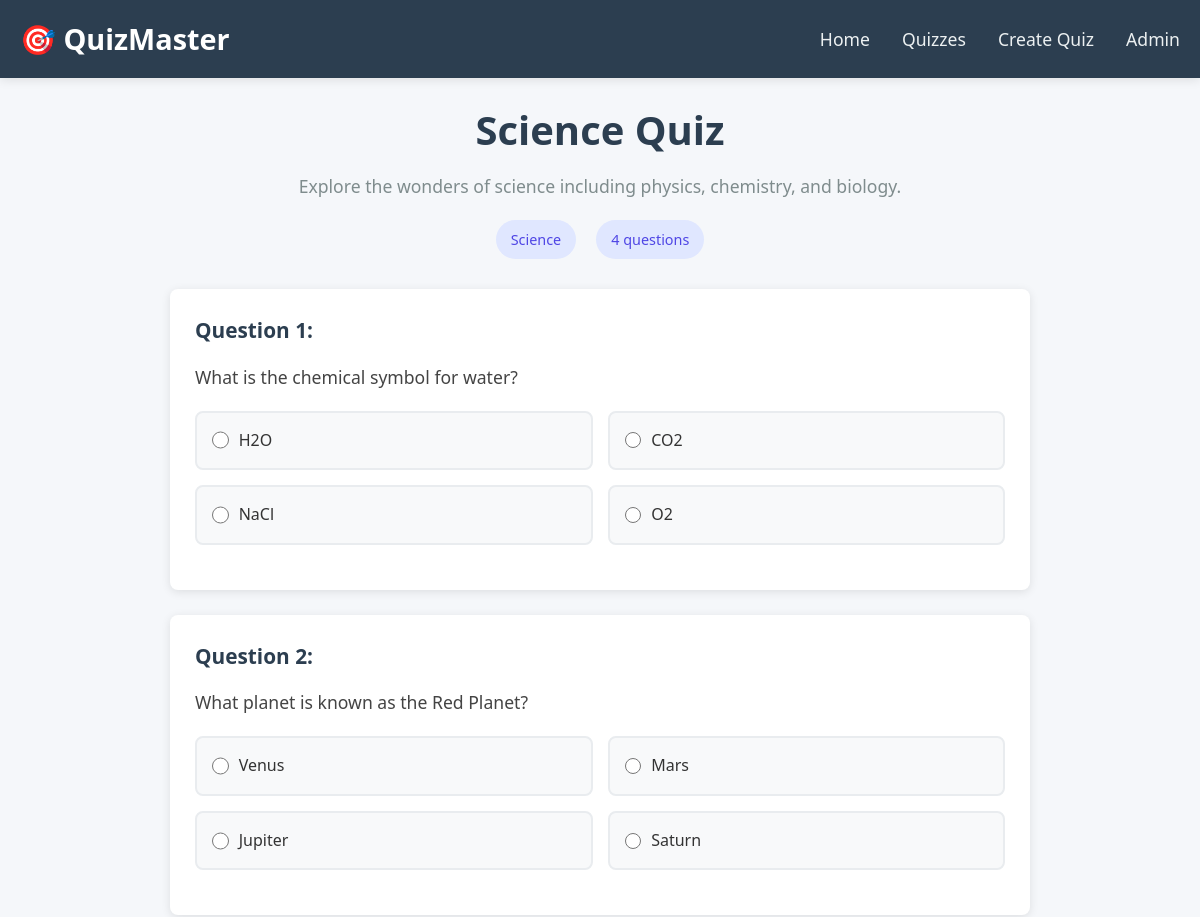
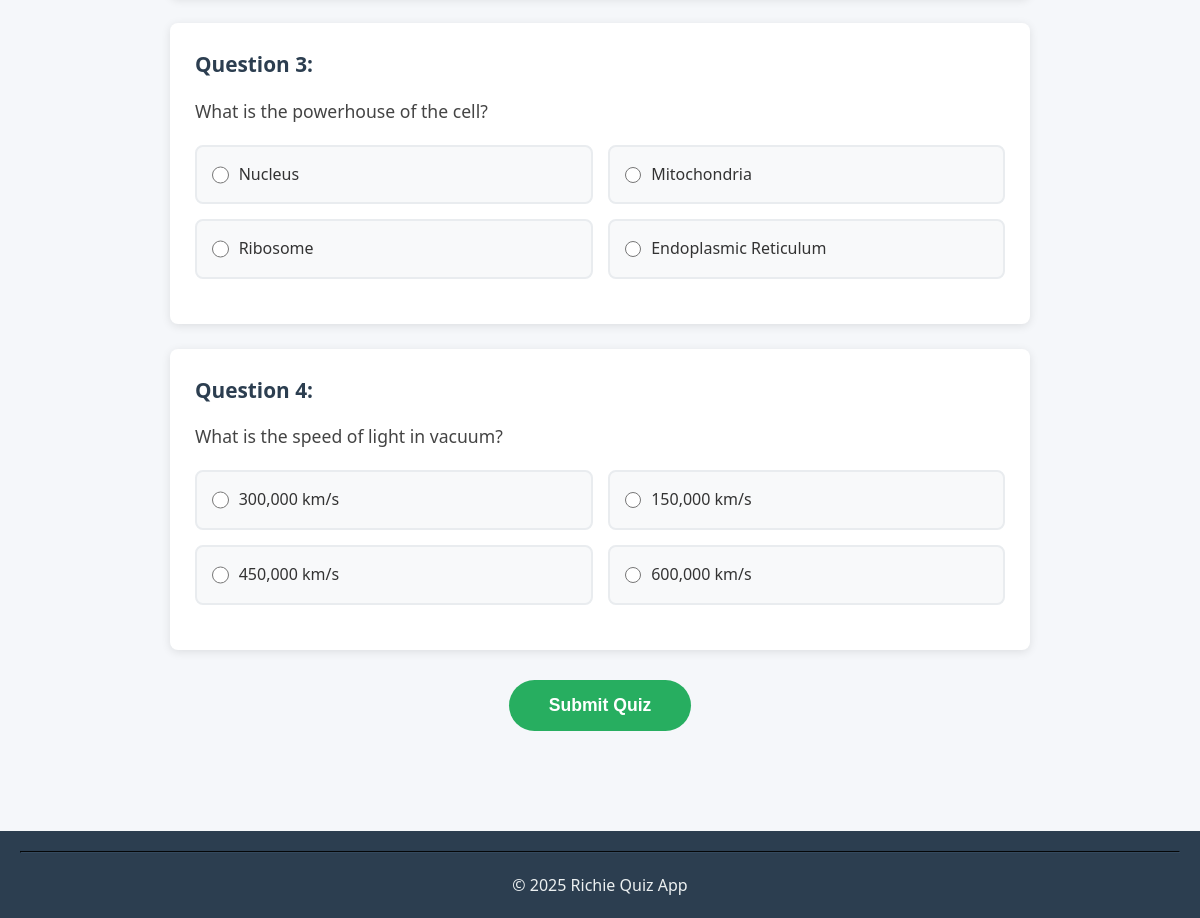
The app's page /quiz/science-quiz/ with its own data (2 pictures, top to bottom).
### quiz/models.py (models this page shows, shortened)
class Quiz(models.Model):
    QUIZ_TYPES = [
        ('MATH', 'Math'),
        ('SCI', 'Science'),
        ('HIST', 'History'),
        ('TECH', 'Technology'),
    ]
    name = models.CharField(max_length=100)
    description = models.TextField(blank=True)
    quiz_type = models.CharField(
        max_length=10,
        choices=QUIZ_TYPES,
        default='MATH'
    )
    slug = models.SlugField(unique=True, blank=True)
    created_at = models.DateTimeField(auto_now_add=True)
    updated_at = models.DateTimeField(auto_now=True)

class Question(models.Model):
    question_text = models.CharField(max_length=200)
    option_a = models.CharField(max_length=200)
    option_b = models.CharField(max_length=200)
    option_c = models.CharField(max_length=200)
    option_d = models.CharField(max_length=200)
    correct_option = models.CharField(
        max_length=1,
        choices=[('A', 'A'), ('B', 'B'), ('C', 'C'), ('D', 'D')],
        help_text="Choose the correct option"
    )
    quiz = models.ForeignKey(Quiz, on_delete=models.CASCADE, related_name='questions')

### quiz/views.py (the view, shortened to what this page needs)
# urls.py: path('quiz/<slug:quiz_slug>/', views.quiz_detail, name='quiz-detail'),
def quiz_detail(request, quiz_slug):
    quiz = get_object_or_404(Quiz, slug=quiz_slug)
    questions = quiz.questions.all()
    return render(request, 'quiz/quiz-detail.html', {
        'quiz': quiz,
        'questions': questions
    })

### quiz/templates/quiz/quiz-detail.html (shortened to what this page needs)
{% extends 'base.html' %}
{% load static %}
{% block content %}
<div class="quiz-detail-container">
  {% if show_results %}
  <div id="results-container" class="results-container">
    <h2>Quiz Results</h2>
    <div class="score-summary">
      <h3>Your Score: <span id="score">{{ score }}</span>/<span id="total">{{ total }}</span> ({{ percentage }}%)</h3>
      <div class="remark {{ remark_class }}">{{ remark }}</div>
      <div class="score-bar">
        <div class="score-fill" id="score-fill"></div>
      </div>
    </div>
    <div class="results-details">
      {% for result in results %}
      <div class="result-card {% if result.is_correct %}correct{% else %}incorrect{% endif %}">
        <h4>Question: {{ result.question_text }}</h4>
        <p>Your answer:
          {% if result.user_answer == 'A' %}A
          {% elif result.user_answer == 'B' %}B
          {% elif result.user_answer == 'C' %}C
          {% elif result.user_answer == 'D' %}D
          {% else %}No answer selected
          {% endif %}
        </p>
        <p>Correct answer: {{ result.correct_answer }}</p>
        <p class="feedback">
          {% if result.is_correct %}
          <span class="correct-text">✓ Correct!</span>
          {% else %}
          <span class="incorrect-text">✗ Incorrect</span>
          {% endif %}
        </p>
      </div>
      {% endfor %}
    </div>
    <a href="{% url 'quiz:start-quiz' %}" class="btn-back">← Back to Quiz Selection</a>
  </div>
  {% else %}
  <div id="quiz-container">
    <h1>{{ quiz.name }}</h1>
    <p>{{ quiz.description }}</p>
    <div class="quiz-info">
      <span class="quiz-type">{{ quiz.get_quiz_type_display }}</span>
      <span class="question-count">{{ questions|length }} questions</span>
    </div>
    <form id="quiz-form" method="post">
      <div class="questions-container" id="questions-container">
        {% for question in questions %}
        <div class="question-card">
          <h3>Question {{ forloop.counter }}:</h3>
          <p>{{ question.question_text }}</p>
          <div class="options">
            <div class="option">
              <input type="radio" id="q{{ question.id }}_a" name="question_{{ question.id }}" value="A">
              <label for="q{{ question.id }}_a">{{ question.option_a }}</label>
            </div>
            <div class="option">
              <input type="radio" id="q{{ question.id }}_b" name="question_{{ question.id }}" value="B">
              <label for="q{{ question.id }}_b">{{ question.option_b }}</label>
            </div>
            <div class="option">
              <input type="radio" id="q{{ question.id }}_c" name="question_{{ question.id }}" value="C">
              <label for="q{{ question.id }}_c">{{ question.option_c }}</label>
            </div>
            <div class="option">
              <input type="radio" id="q{{ question.id }}_d" name="question_{{ question.id }}" value="D">
              <label for="q{{ question.id }}_d">{{ question.option_d }}</label>
            </div>
          </div>
        </div>
        {% empty %}
        <p>No questions available for this quiz.</p>
        {% endfor %}
      </div>
      <button type="submit" class="btn-submit-quiz">Submit Quiz</button>
    </form>
  </div>
  {% endif %}
</div>
{% endblock %}

### static/css/style.css (style rules this page uses)
* { margin: 0; padding: 0; box-sizing: border-box; }
body { font-family: 'Segoe UI', Tahoma, Geneva, Verdana, sans-serif; background-color: #f5f7fa; color: #333; line-height: 1.6; }
.quiz-detail-container { padding: 20px; max-width: 900px; margin: 0 auto; }
.quiz-detail-container h1 { color: #2c3e50; text-align: center; margin-bottom: 10px; font-size: 2.5rem; }
.quiz-detail-container p { color: #7f8c8d; text-align: center; margin-bottom: 20px; font-size: 1.1rem; }
.quiz-info { display: flex; justify-content: center; gap: 20px; margin-bottom: 30px; }
.quiz-type, .question-count { background-color: #e0e7ff; padding: 8px 15px; border-radius: 20px; font-size: 0.9em; color: #4f46e5; font-weight: 500; }
.questions-container { margin-bottom: 30px; }
.question-card { background: white; border-radius: 8px; box-shadow: 0 2px 10px rgba(0, 0, 0, 0.1); padding: 25px; margin-bottom: 25px; transition: transform 0.3s; }
.question-card h3 { color: #2c3e50; margin-bottom: 15px; font-size: 1.3rem; }
.question-card p { color: #444; font-size: 1.1em; text-align: left; margin-bottom: 20px; }
.options { display: grid; grid-template-columns: 1fr 1fr; gap: 15px; margin-bottom: 20px; }
.option { background-color: #f8f9fa; padding: 15px; border-radius: 8px; border: 2px solid #e9ecef; transition: all 0.3s; display: flex; align-items: center; }
.option input[type="radio"] { margin-right: 10px; width: 18px; height: 18px; }
.option label { cursor: pointer; width: 100%; }
.btn-submit-quiz { display: block; margin: 30px auto; padding: 15px 40px; background-color: #27ae60; color: white; border: none; border-radius: 30px; font-size: 1.1rem; font-weight: bold; cursor: pointer; transition: all 0.3s; }

### records on screen
Quiz: name "Science Quiz", description "Explore the wonders of science including physics, chemistry, and biology.", quiz_type "Science"
Question: question_text "What is the chemical symbol for water?", option_a "H2O", option_b "CO2", option_c "NaCl", option_d "O2"
Question: question_text "What planet is known as the Red Planet?", option_a "Venus", option_b "Mars", option_c "Jupiter", option_d "Saturn"
Question: question_text "What is the powerhouse of the cell?", option_a "Nucleus", option_b "Mitochondria", option_c "Ribosome", option_d "Endoplasmic Reticulum"
Question: question_text "What is the speed of light in vacuum?", option_a "300,000 km/s", option_b "150,000 km/s", option_c "450,000 km/s", option_d "600,000 km/s"

### other values on screen
{{ questions|length }} "4"
